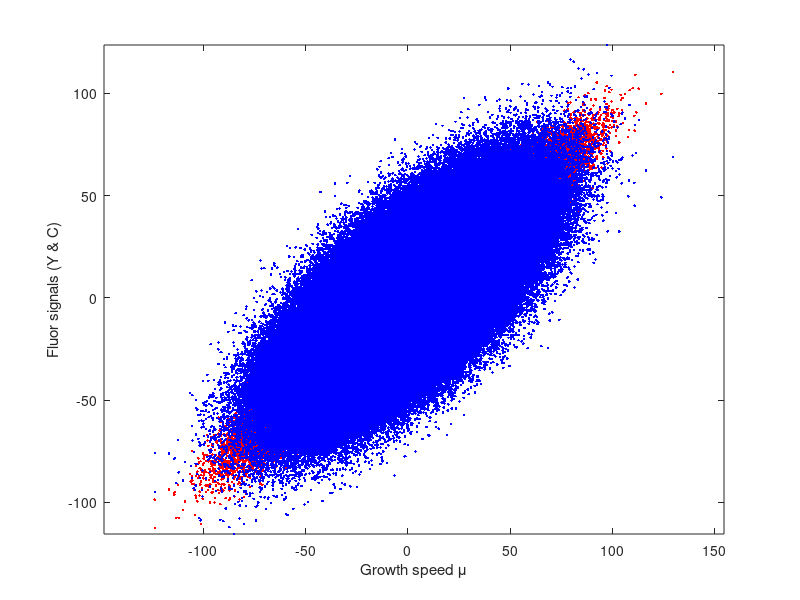
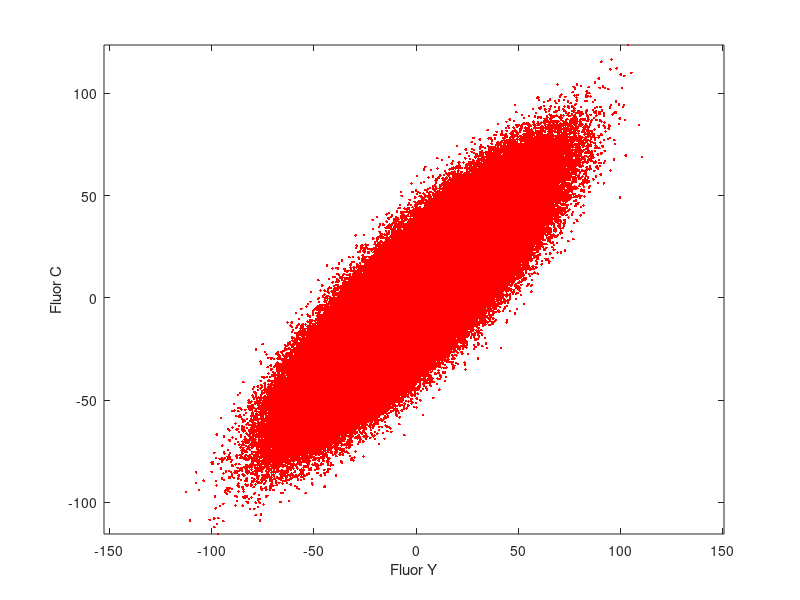

Reproduce these figures in MATLAB, in order.
%%
% Written by MW, 2015/02
% Script test model Noreen drafted to explain intr/extr noise w. different
% noise sources working different observables, some observables sharing
% noise sources.

N = 999999

% There are 5 noise sources
amplitudeMu     = 2; % editable parameters
amplitudeY      = 1;
amplitudeC      = 3;
amplitudeYC     = 4;
amplitudeMuYC   = 5;

% TODO: offset?
noiseMu     = randn(N,1) * amplitudeMu; %
noiseY      = randn(N,1) * amplitudeY; % also known as intrinsic noise
noiseC      = randn(N,1) * amplitudeC; % idem
noiseYC     = randn(N,1) * amplitudeYC;
noiseMuYC   = randn(N,1) * amplitudeMuYC; % also known as extrinsic noise
    % TODO: actually, is noiseYC considered extr./intr.? and noiseMu?

% These have effects on three observables
% Effects are defined through gains
noiseMuGain      = 2.5; % editable parameters
noiseYGain       = 3;
noiseCGain       = 2;
noiseYCGainY     = 1.5;
noiseYCGainC     = 4;
noiseMuYCGainMu  = 5;
noiseMuYCGainY   = 4.5;
noiseMuYCGainC   = 3.5;

% Now calculate the signal for the observables:
observableY     = noiseYGain*noiseY     + noiseYCGainY*noiseYC + noiseMuYCGainY*noiseMuYC;
observableC     = noiseCGain*noiseC     + noiseYCGainC*noiseYC + noiseMuYCGainC*noiseMuYC;
observableMu    = noiseMuGain*noiseMu   +                        noiseMuYCGainMu*noiseMuYC;
    % TODO: NoiseMuY and noiseMuC don't exist because the promoters are
    % symmetrical. At least, that's an assumption -- which might be 
    % incorrect if you consider the data.

figure(1); clf;
plot(observableMu, observableY, '.r')
hold on;
plot(observableMu, observableC, '.b')
axis equal
xlabel('Growth speed \mu')
ylabel('Fluor signals (Y & C)')

figure(2); clf;
plot(observableY, observableC, '.r')
axis equal
xlabel('Fluor Y')
ylabel('Fluor C')

% Note that there is no time component in this data, so we cannot make
% cross correlation functions.
% Only the correlation coefficient can be measured.

%RmuY = corr(observableMu,observableY)
%RmuC = corr(observableMu,observableC)

% Slopes:
rMuY = corr(observableMu,observableY) % corr automatically normalizes by (std(observableMu)*std(observableY))
rMuC = corr(observableMu,observableC) % corr automatically normalizes by (std(observableMu)*std(observableC))

% And theoretically:
theoRMuY = noiseMuYCGainY / noiseMuYCGainMu
theoRMuC = noiseMuYCGainC / noiseMuYCGainMu

% Note that Noreen has sent me two websites with two nice explanations when
% the slope indeed is the same as the cov, and when not.
%
% - http://stats.stackexchange.com/questions/22718/what-is-the-difference-between-linear-regression-on-y-with-x-and-x-with-y/22721#22721
% - http://stats.stackexchange.com/questions/32464/how-does-the-correlation-coefficient-differ-from-regression-slope
